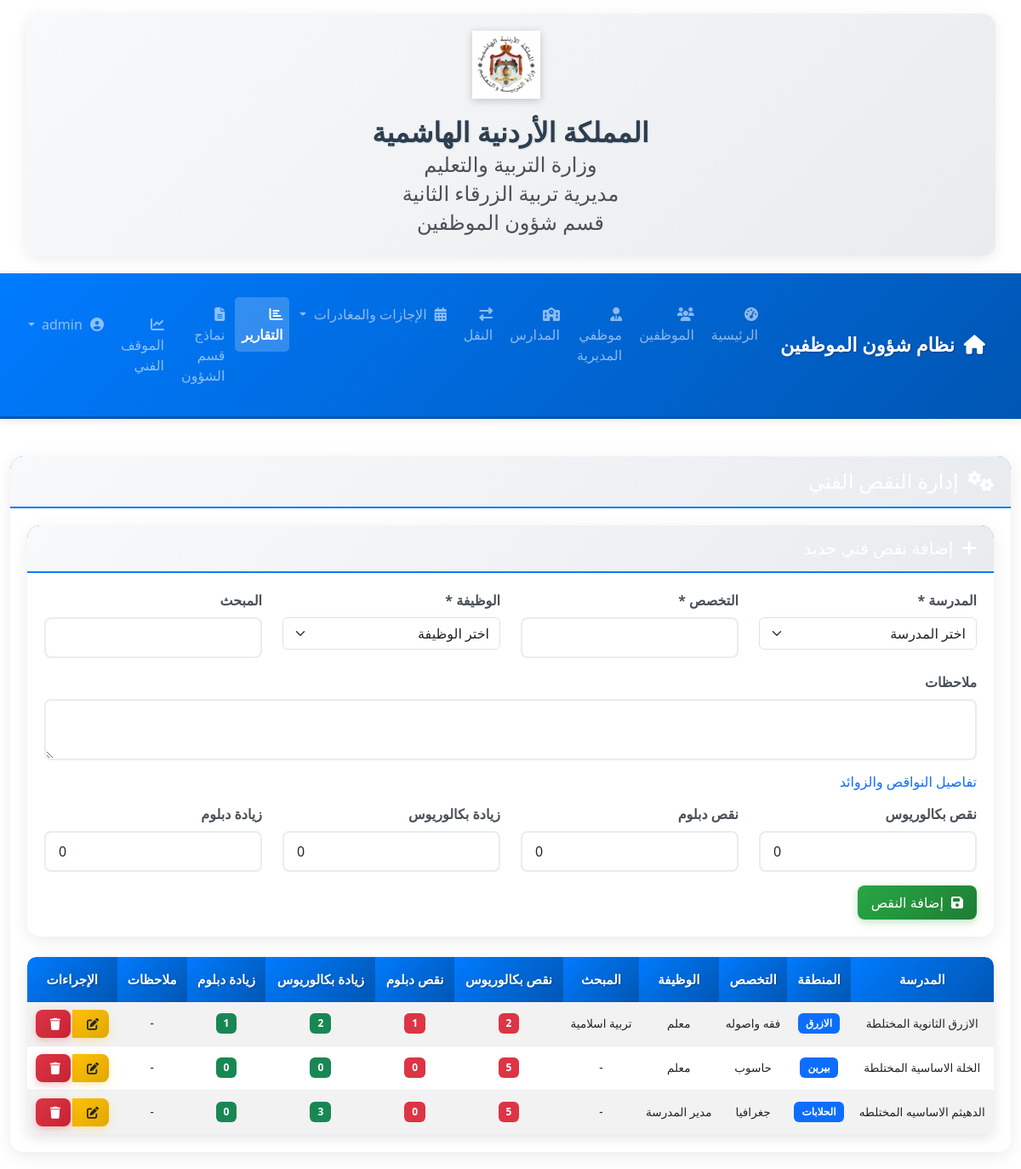
The page /reports/technical-deficiency-management (signed in) on the database its author committed.
### models.py (models this page shows, shortened)
class TechnicalDeficiency(db.Model):
    __tablename__ = 'technical_deficiencies'
    id = db.Column(db.Integer, primary_key=True)
    school_id = db.Column(db.Integer, db.ForeignKey('school.id'), nullable=False)  # Changed from 'schools.id' to 'school.id'
    specialization = db.Column(db.String(200), nullable=False)
    job_title = db.Column(db.String(200), nullable=False)
    subject = db.Column(db.String(200), nullable=True)
    required_count = db.Column(db.Integer, nullable=False, default=0)
    current_count = db.Column(db.Integer, nullable=False, default=0)
    deficiency_count = db.Column(db.Integer, nullable=False, default=0)
    deficiency_bachelor = db.Column(db.Integer, nullable=False, default=0)
    deficiency_diploma = db.Column(db.Integer, nullable=False, default=0)
    surplus_bachelor = db.Column(db.Integer, nullable=False, default=0)
    surplus_diploma = db.Column(db.Integer, nullable=False, default=0)
    notes = db.Column(db.Text, nullable=True)
    created_at = db.Column(db.DateTime, default=datetime.utcnow)
    updated_at = db.Column(db.DateTime, default=datetime.utcnow, onupdate=datetime.utcnow)
    school = db.relationship('School', backref=db.backref('technical_deficiencies', lazy=True))

class School(db.Model):
    id = db.Column(db.Integer, primary_key=True)
    name = db.Column(db.String(100), nullable=False)  # اسم المدرسة
    phone = db.Column(db.String(20))  # رقم هاتف المدرسة
    address = db.Column(db.String(200))  # عنوان المدرسة
    gender = db.Column(db.String(20))  # جنس المدرسة (ذكور، إناث، مختلطة)
    region = db.Column(db.String(50))  # المنطقة

### routes/report_routes.py (the view)
@report.route('/technical-deficiency-management')
def technical_deficiency_management():
    if 'user_id' not in session:
        return redirect(url_for('auth.login'))
    deficiencies = TechnicalDeficiency.query.join(School).filter(
        db.or_(
            TechnicalDeficiency.deficiency_bachelor > 0,
            TechnicalDeficiency.deficiency_diploma > 0,
            TechnicalDeficiency.surplus_bachelor > 0,
            TechnicalDeficiency.surplus_diploma > 0
        )
    ).order_by(School.name).all()
    schools = School.query.filter(~School.name.in_(DIRECTORATE_DEPARTMENTS)).order_by(School.name).all()
    specializations = set()
    subjects = set()
    for emp in Employee.query.filter(Employee.is_directorate_employee == False).all():
        if emp.bachelor_specialization:
            specializations.add(emp.bachelor_specialization)
        if emp.masters_specialization:
            specializations.add(emp.masters_specialization)
        if emp.phd_specialization:
            specializations.add(emp.phd_specialization)
        if emp.high_diploma_specialization:
            specializations.add(emp.high_diploma_specialization)
        if emp.subject:
            subjects.add(emp.subject)
    return render_template('reports/technical_deficiency_management.html',
                         deficiencies=deficiencies,
                         schools=schools,
                         specializations=sorted(specializations),
                         jobs=JOB_TITLES,
                         subjects=sorted(subjects))

### app.py (called while the page is built)
@app.context_processor
def inject_now():
    return {'now': datetime.now()}

@app.context_processor
def inject_user():
    current_user = None
    if 'user_id' in session:
        current_user = User.query.get(session['user_id'])
    return dict(current_user=current_user)

@app.before_request
def check_login():
    allowed_routes = ['auth.login', 'static']
    if 'user_id' not in session and request.endpoint and not any(request.endpoint.startswith(route) for route in allowed_routes):
        return redirect(url_for('auth.login'))

### models.py (called while the page is built, shortened)
    def has_permission(self, permission=None):
        if self.is_admin:
            if permission:
                return True

### templates/reports/technical_deficiency_management.html (shortened to what this page needs)
{% extends "base.html" %}
{% block content %}
<div class="container-fluid mt-4">
    <div class="row">
        <div class="col-12">
            <div class="card">
                <div class="card-header bg-primary text-white">
                    <h4 class="mb-0"><i class="fas fa-cogs"></i> إدارة النقص الفني</h4>
                </div>
                <div class="card-body">
                    <div class="card mb-4">
                        <div class="card-header bg-success text-white">
                            <h5 class="mb-0"><i class="fas fa-plus"></i> إضافة نقص فني جديد</h5>
                        </div>
                        <div class="card-body">
                            <form method="POST" action="{{ url_for('report.add_technical_deficiency') }}">
                                <div class="row">
                                    <div class="col-md-3">
                                        <label for="school_id" class="form-label">المدرسة *</label>
                                        <select name="school_id" id="school_id" class="form-select" required>
                                            <option value="">اختر المدرسة</option>
                                        </select>
                                    </div>
                                    <div class="col-md-3">
                                        <label for="specialization" class="form-label">التخصص *</label>
                                        <input type="text" name="specialization" id="specialization" class="form-control" list="specializations" required>
                                    </div>
                                    <div class="col-md-3">
                                        <label for="job_title" class="form-label">الوظيفة *</label>
                                        <select name="job_title" id="job_title" class="form-select" required>
                                            <option value="">اختر الوظيفة</option>
                                        </select>
                                    </div>
                                    <div class="col-md-3">
                                        <label for="subject" class="form-label">المبحث</label>
                                        <input type="text" name="subject" id="subject" class="form-control" list="subjects">
                                    </div>
                                </div>
                                <div class="row mt-3">
                                    <div class="col-md-12">
                                        <label for="notes" class="form-label">ملاحظات</label>
                                        <textarea name="notes" id="notes" class="form-control" rows="2"></textarea>
                                    </div>
                                </div>
                                <div class="row mt-3">
                                    <div class="col-md-12">
                                        <h6 class="text-primary">تفاصيل النواقص والزوائد</h6>
                                    </div>
                                </div>
                                <div class="row mt-2">
                                    <div class="col-md-3">
                                        <label for="deficiency_bachelor" class="form-label">نقص بكالوريوس</label>
                                        <input type="number" name="deficiency_bachelor" id="deficiency_bachelor" class="form-control" min="0" value="0">
                                    </div>
                                    <div class="col-md-3">
                                        <label for="deficiency_diploma" class="form-label">نقص دبلوم</label>
                                        <input type="number" name="deficiency_diploma" id="deficiency_diploma" class="form-control" min="0" value="0">
                                    </div>
                                    <div class="col-md-3">
                                        <label for="surplus_bachelor" class="form-label">زيادة بكالوريوس</label>
                                        <input type="number" name="surplus_bachelor" id="surplus_bachelor" class="form-control" min="0" value="0">
                                    </div>
                                    <div class="col-md-3">
                                        <label for="surplus_diploma" class="form-label">زيادة دبلوم</label>
                                        <input type="number" name="surplus_diploma" id="surplus_diploma" class="form-control" min="0" value="0">
                                    </div>
                                </div>
                                <div class="row mt-3">
                                    <div class="col-12">
                                        <button type="submit" class="btn btn-success">
                                            <i class="fas fa-save"></i> إضافة النقص
                                        </button>
                                    </div>
                                </div>
                            </form>
                        </div>
                    </div>
                    <div class="table-responsive">
                        <table class="table table-striped table-hover">
                            <thead class="table-dark">
                                <tr>
                                    <th>المدرسة</th>
                                    <th>المنطقة</th>
                                    <th>التخصص</th>
                                    <th>الوظيفة</th>
                                    <th>المبحث</th>
                                    <th>نقص بكالوريوس</th>
                                    <th>نقص دبلوم</th>
                                    <th>زيادة بكالوريوس</th>
                                    <th>زيادة دبلوم</th>
                                    <th>ملاحظات</th>
                                    <th>الإجراءات</th>
                                </tr>
                            </thead>
                            <tbody>
                                {% for deficiency in deficiencies %}
                                <tr>
                                    <td>{{ deficiency.school.name }}</td>
                                    <td><span class="badge bg-primary">{{ deficiency.school.region or '-' }}</span></td>
                                    <td>{{ deficiency.specialization }}</td>
                                    <td>{{ deficiency.job_title }}</td>
                                    <td>{{ deficiency.subject or '-' }}</td>
                                    <td><span class="badge bg-danger">{{ deficiency.deficiency_bachelor or 0 }}</span></td>
                                    <td><span class="badge bg-danger">{{ deficiency.deficiency_diploma or 0 }}</span></td>
                                    <td><span class="badge bg-success">{{ deficiency.surplus_bachelor or 0 }}</span></td>
                                    <td><span class="badge bg-success">{{ deficiency.surplus_diploma or 0 }}</span></td>
                                    <td>{{ deficiency.notes or '-' }}</td>
                                    <td>
                                        <div class="btn-group" role="group">
                                            <a href="{{ url_for('report.edit_technical_deficiency_page', deficiency_id=deficiency.id) }}" class="btn btn-sm btn-warning" title="تعديل">
                                                <i class="fas fa-edit"></i>
                                            </a>
                                            <form method="POST" action="{{ url_for('report.delete_technical_deficiency', deficiency_id=deficiency.id) }}" style="display:inline;" onsubmit="return window.confirm('هل أنت متأكد من حذف هذا السجل؟\n\nالمدرسة: {{ deficiency.school.name }}\nالتخصص: {{ deficiency.specialization }}\nالوظيفة: {{ deficiency.job_title }}')">
                                                <button type="submit" class="btn btn-sm btn-danger" title="حذف">
                                                    <i class="fas fa-trash"></i>
                                                </button>
                                            </form>
                                        </div>
                                    </td>
                                </tr>
                                {% endfor %}
                            </tbody>
                        </table>
                    </div>
                </div>
            </div>
        </div>
    </div>
</div>
{% endblock %}

### static/css/style.css (style rules this page uses)
.table-responsive { margin-top: 20px; }
.table { margin-bottom: 0; }
.table th { background-color: #f8f9fa; font-weight: bold; text-align: center; }
.table td { text-align: center; vertical-align: middle; }
.card { border: none; border-radius: 15px; box-shadow: 0 5px 20px rgba(0, 0, 0, 0.08); transition: all 0.3s ease; overflow: hidden; }
.card-header { background: linear-gradient(135deg, #f8f9fa 0%, #e9ecef 100%); border-bottom: 2px solid #007bff; font-weight: bold; padding: 15px 20px; border-radius: 15px 15px 0 0 !important; }
.card-body { padding: 20px; }
.table { border-radius: 10px; overflow: hidden; box-shadow: 0 3px 15px rgba(0, 0, 0, 0.08); margin-bottom: 0; }
.table thead th { background: linear-gradient(135deg, #007bff 0%, #0056b3 100%); color: white; font-weight: 600; text-align: center; border: none; padding: 15px 10px; font-size: 0.95rem; text-shadow: 1px 1px 2px rgba(0, 0, 0, 0.3); }
.table tbody tr { transition: all 0.3s ease; }
.table td { text-align: center; vertical-align: middle; padding: 12px 10px; border-color: #e9ecef; }
.table-striped tbody tr:nth-of-type(odd) { background-color: rgba(0, 123, 255, 0.03); }
.btn { border-radius: 8px; font-weight: 500; padding: 8px 16px; transition: all 0.3s ease; border: none; position: relative; overflow: hidden; }
.btn:before { content: ''; position: absolute; top: 0; left: -100%; width: 100%; height: 100%; background: linear-gradient(90deg, transparent, rgba(255, 255, 255, 0.2), transparent); transition: left 0.5s; }
.btn-success { background: linear-gradient(135deg, #28a745 0%, #1e7e34 100%); box-shadow: 0 3px 10px rgba(40, 167, 69, 0.3); }
.btn-danger { background: linear-gradient(135deg, #dc3545 0%, #c82333 100%); box-shadow: 0 3px 10px rgba(220, 53, 69, 0.3); }
.btn-warning { background: linear-gradient(135deg, #ffc107 0%, #e0a800 100%); box-shadow: 0 3px 10px rgba(255, 193, 7, 0.3); color: #212529; }
.btn-sm { padding: 6px 12px; font-size: 0.875rem; }
.form-control { border-radius: 8px; border: 2px solid #e9ecef; padding: 10px 15px; transition: all 0.3s ease; }
.form-label { font-weight: 600; color: #495057; margin-bottom: 8px; }
.container, .container-fluid { padding-top: 20px; padding-bottom: 20px; }
.fas, .far { margin-left: 5px; }
.table th { white-space: nowrap; font-size: 0.9rem; }
.table td { font-size: 0.85rem; padding: 8px 6px; }
.badge { font-size: 0.75rem; }
.btn-group .btn { margin: 1px; }
.badge { padding: 0.5em 0.75em; border-radius: 6px; }
.badge.bg-success { background-color: #198754 !important; }
.table-responsive { border-radius: 10px; box-shadow: 0 4px 15px rgba(0, 0, 0, 0.1); }

### rows shown on the page
TechnicalDeficiency: school.name "الازرق الثانوية المختلطة", school "الازرق", specialization "فقه واصوله", job_title "معلم", subject "تربية اسلامية", deficiency_bachelor "2", deficiency_diploma "1", surplus_bachelor "2", surplus_diploma "1", notes "-"
TechnicalDeficiency: school.name "الخلة الاساسية المختلطة", school "بيرين", specialization "حاسوب", job_title "معلم", subject "-", deficiency_bachelor "5", deficiency_diploma "0", surplus_bachelor "0", surplus_diploma "0", notes "-"
TechnicalDeficiency: school.name "الدهيثم الاساسيه المختلطه", school "الحلابات", specialization "جغرافيا", job_title "مدير المدرسة", subject "-", deficiency_bachelor "5", deficiency_diploma "0", surplus_bachelor "3", surplus_diploma "0", notes "-"
